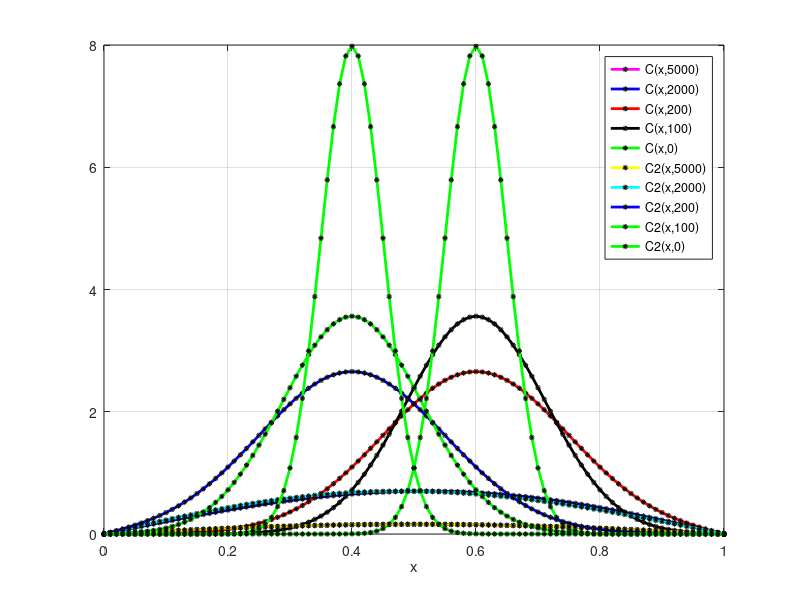
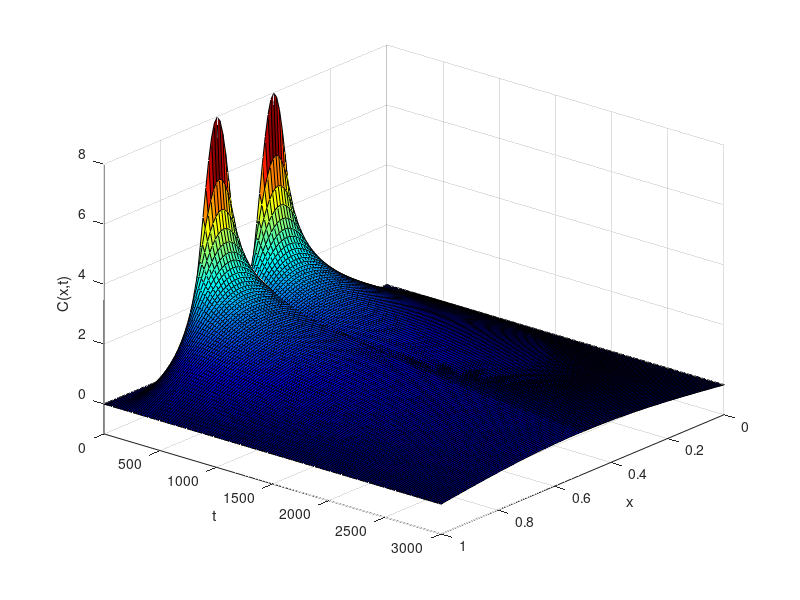

MATLAB code to generate these figures, in order:
clear all;
close all;
clf;
%SOLUTION FOR DIFFERENTIAL EQUATION OF DIFFUSION

%parameters
D=0.00005;
nu=0.5;
sigma=0.05;
numx=101;
dx=1/(numx-1);
x=0:dx:1;
numt=5001;
dt=1;

%memory
c1=zeros(numx,numt);
c1(1,1)=0;
c1(1,numt)=0;
c2=zeros(numx,numt);
c2(1,1)=0;
c2(1,numt)=0;

%
for i=2:numx-1
  %First for for spatial evolution
  c1(i,1)=exp(-((x(i)-nu-0.1)^2)/(2*sigma^2))/sqrt(2*pi*sigma^2);
  c2(i,1)=exp(-((x(i)-nu+0.1)^2)/(2*sigma^2))/sqrt(2*pi*sigma^2);
end
t(1)=0;
for j=1:numt
  %second for for time evolution
  t(j+1)=t(j)+dt;
  for i=2:numx-1
    c1(i,j+1)=c1(i,j)+D*(dt/dx^2)*(c1(i+1,j)-2*c1(i,j)+c1(i-1,j));
    c2(i,j+1)=c2(i,j)+D*(dt/dx^2)*(c2(i+1,j)-2*c2(i,j)+c2(i-1,j));
  end
end

%
figure(1)
plot(x,c1(:,5001),'mo-','linewidth',2,'markeredgecolor','k','markerfacecolor','y','markersize',2);
hold on;
plot(x,c1(:,2001),'bo-','linewidth',2,'markeredgecolor','k','markerfacecolor','y','markersize',2);
hold on;
plot(x,c1(:,201),'ro-','linewidth',2,'markeredgecolor','k','markerfacecolor','y','markersize',2);
hold on;
plot(x,c1(:,101),'ko-','linewidth',2,'markeredgecolor','k','markerfacecolor','y','markersize',2);
hold on;
plot(x,c1(:,1),'go-','linewidth',2,'markeredgecolor','k','markerfacecolor','y','markersize',2);
hold on;
plot(x,c2(:,5001),'yo-','linewidth',2,'markeredgecolor','k','markerfacecolor','y','markersize',2);
hold on;
plot(x,c2(:,2001),'co-','linewidth',2,'markeredgecolor','k','markerfacecolor','y','markersize',2);
hold on;
plot(x,c2(:,201),'bo-','linewidth',2,'markeredgecolor','k','markerfacecolor','y','markersize',2);
hold on;
plot(x,c2(:,101),'go-','linewidth',2,'markeredgecolor','k','markerfacecolor','y','markersize',2);
hold on;
plot(x,c2(:,1),'go-','linewidth',2,'markeredgecolor','k','markerfacecolor','y','markersize',2);
hold on;
legend('C(x,5000)','C(x,2000)','C(x,200)','C(x,100)','C(x,0)','C2(x,5000)','C2(x,2000)','C2(x,200)','C2(x,100)','C2(x,0)');
grid on
xlabel('x');
hold off

%Superfitial plot
[X,T]=meshgrid(x,t);
figure(2)
Vr2=c2(:,1:20:5001);
Vr1=c1(:,1:20:5001);  %size(101,5001)
tr=T(1:20:5002,:);  %tsize (5001,101)
xr=X(1:20:5002,:);  %size (5001,101)
%So its necesary to take the transpose
Xr=xr';
Tr=tr';
surf(Xr,Tr,Vr1)
hold on
surf(Xr,Tr,Vr2)
hold off
view(130,30);
colormap jet
xlabel('x')
ylabel('t')
zlabel('C(x,t)')
axis([0 1 0 3001 -1 8])
